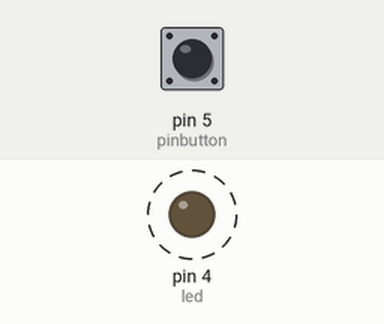
Simulated run of this sketch. Board: Arduino Uno, built with avr-gcc and run on an emulated ATmega328P. On the bench: output pins drawn as LEDs (lit = HIGH). Dashed ring = blinking. The inputs (shaded band) are chosen by the test bench; at power-on: pin 5 (pinbutton) HIGH.

Above: at 1.8 s.
1.9 s: pin 5 (pinbutton) pulled LOW for 0.6 s
At 2.4 s:
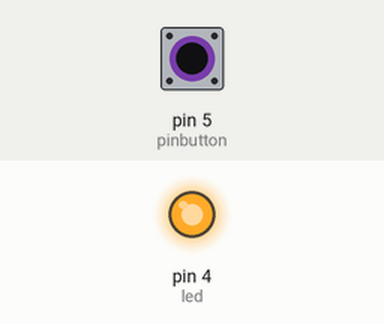
4.0 s: pin 5 (pinbutton) pulled LOW for 1 s
At 5.4 s:
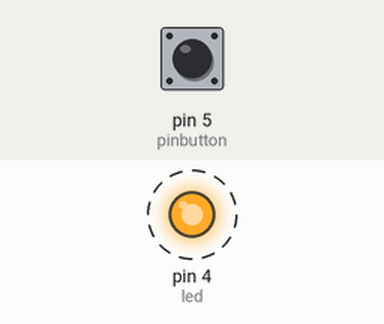
Timing chart, 0 to 14.0 s (numbered marks = the images above; inputs shaded):
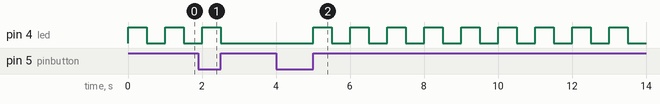

Measured:
- after the input at 1.9 s, pin 4 (led): goes on until 2.5 s, then stays LOW
- after the input at 4.0 s, pin 4 (led): alternates HIGH for 0.50 s and LOW for 0.50 s, starting after 1.0 s
- by itself, pin 4 (led): alternates HIGH for 0.50 s and LOW for 0.50 s

The sketch:

led_onoff.ino
```cpp
const int pinbutton = 5;
const int led = 4;
const int del = 500;

boolean newpinstate = LOW;
boolean newpinstate2= LOW;
boolean oldpinstate = LOW;

boolean ledOn = 0;
boolean ledstatus = LOW;
boolean pinPressed = 0;


void setup()
{
  Serial.begin(9600);
  //Serial.println(" ");

  pinMode(pinbutton, INPUT);
  pinMode(led,OUTPUT);
  digitalWrite(led,LOW);

}

void loop()
{

  //Determining if the pin is pressed
  newpinstate = digitalRead(pinbutton);      delay(1);
  newpinstate2 = digitalRead(pinbutton);

  if (newpinstate == newpinstate2)
  {
      if (newpinstate != oldpinstate)
      {
          if (newpinstate == HIGH)
          {
            pinPressed = 1;
          }
          else{pinPressed = 0;}
          oldpinstate = newpinstate;
      }
  }


  //If pin is pressed, want to turn led on or off
  if(pinPressed == 1)
  {
     if (ledOn == 0)
     {
         ledOn = 1;
     }
     else
     {
        ledOn = 0;
        digitalWrite(led,LOW);
     }
     pinPressed = 0;
  }


  if (ledOn == 1)
  {
    digitalWrite(led,HIGH);
    delay(del);
    digitalWrite(led,LOW);
    delay(del);
  }
}
```
